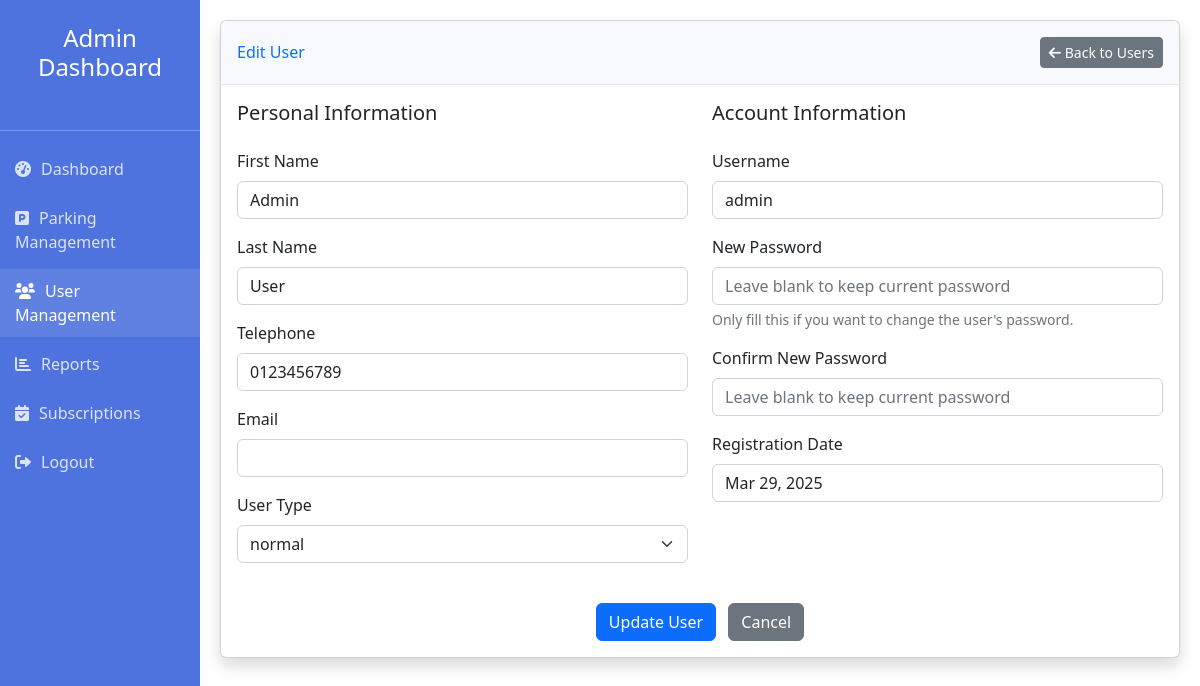
Page /admin/edit_user.php?id=1 (signed in) on the committed database.
### tables this page shows
CREATE TABLE `user` (
  `user_id` int(11) NOT NULL,
  `type_id` int(11) NOT NULL DEFAULT 1,
  `first_name` varchar(100) NOT NULL,
  `last_name` varchar(100) NOT NULL,
  `tel` varchar(20) NOT NULL,
  `created_at` timestamp NOT NULL DEFAULT current_timestamp(),
  `updated_at` timestamp NOT NULL DEFAULT current_timestamp() ON UPDATE current_timestamp()
);

CREATE TABLE `user_types` (
  `type_id` int(11) NOT NULL,
  `type_name` varchar(50) NOT NULL,
  `description` text DEFAULT NULL,
  `created_at` timestamp NOT NULL DEFAULT current_timestamp()
);

### admin/edit_user.php (the view, shortened to what this page needs)
<?php
require_once "../config.php";
$userId = $_GET['id'];
$typesSql = "SELECT * FROM user_types";
$typesResult = mysqli_query($conn, $typesSql);
$userSql = "SELECT u.*, au.username, au.auth_id
            FROM user u
            LEFT JOIN auth_users au ON u.user_id = au.user_id
            WHERE u.user_id = ?";
$stmt = mysqli_prepare($conn, $userSql);
mysqli_stmt_bind_param($stmt, "i", $userId);
mysqli_stmt_execute($stmt);
$userResult = mysqli_stmt_get_result($stmt);
$userData = mysqli_fetch_assoc($userResult);
?>
<!DOCTYPE html>
<html lang="en">
<head>
    <link rel="stylesheet" href="https://cdn.jsdelivr.net/npm/bootstrap@5.2.3/dist/css/bootstrap.min.css">
    <link rel="stylesheet" href="https://cdnjs.cloudflare.com/ajax/libs/font-awesome/6.0.0/css/all.min.css">
</head>
<body>
    <div class="container-fluid">
        <div class="row">
            <div class="col-md-2 sidebar p-0">
                <div class="text-center py-4">
                    <h4>Admin Dashboard</h4>
                </div>
                <hr class="sidebar-divider">
                <ul class="nav flex-column">
                    <li class="nav-item">
                        <a href="dashboard.php">
                            <i class="fas fa-tachometer-alt icon"></i>Dashboard
                        </a>
                    </li>
                    <li class="nav-item">
                        <a href="parking.php">
                            <i class="fas fa-parking icon"></i>Parking Management
                        </a>
                    </li>
                    <li class="nav-item">
                        <a href="users.php" class="active">
                            <i class="fas fa-users icon"></i>User Management
                        </a>
                    </li>
                    <li class="nav-item">
                        <a href="reports.php">
                            <i class="fas fa-chart-bar icon"></i>Reports
                        </a>
                    </li>
                    <li class="nav-item">
                        <a href="subscriptions.php">
                            <i class="fas fa-calendar-check icon"></i>Subscriptions
                        </a>
                    </li>
                    <li class="nav-item">
                        <a href="../logout.php">
                            <i class="fas fa-sign-out-alt icon"></i>Logout
                        </a>
                    </li>
                </ul>
            </div>
            <div class="col-md-10 content">
                <div class="card shadow mb-4">
                    <div class="card-header py-3 d-flex justify-content-between align-items-center">
                        <h6 class="m-0 font-weight-bold text-primary">Edit User</h6>
                        <a href="users.php" class="btn btn-secondary btn-sm">
                            <i class="fas fa-arrow-left"></i> Back to Users
                        </a>
                    </div>
                    <div class="card-body">
                        <form action="" method="POST">
                            <div class="row">
                                <div class="col-md-6">
                                    <h5 class="mb-4">Personal Information</h5>
                                    <div class="mb-3">
                                        <label for="firstName" class="form-label">First Name</label>
                                        <input type="text" class="form-control" id="firstName" name="first_name" value="<?php echo htmlspecialchars($userData['first_name']); ?>" required>
                                    </div>
                                    <div class="mb-3">
                                        <label for="lastName" class="form-label">Last Name</label>
                                        <input type="text" class="form-control" id="lastName" name="last_name" value="<?php echo htmlspecialchars($userData['last_name']); ?>" required>
                                    </div>
                                    <div class="mb-3">
                                        <label for="tel" class="form-label">Telephone</label>
                                        <input type="text" class="form-control" id="tel" name="tel" value="<?php echo htmlspecialchars($userData['tel']); ?>" required>
                                    </div>
                                    <div class="mb-3">
                                        <label for="email" class="form-label">Email</label>
                                        <input type="email" class="form-control" id="email" name="email" value="<?php echo htmlspecialchars($userData['email'] ?? ''); ?>">
                                    </div>
                                    <div class="mb-3">
                                        <label for="typeId" class="form-label">User Type</label>
                                        <select class="form-select" id="typeId" name="type_id" required>
                                            <?php mysqli_data_seek($typesResult, 0); ?>
                                            <?php while($type = mysqli_fetch_assoc($typesResult)): ?>
                                                <option value="<?php echo $type['type_id']; ?>" <?php echo $userData['type_id'] == $type['type_id'] ? 'selected' : ''; ?>>
                                                    <?php echo htmlspecialchars($type['type_name']); ?>
                                                </option>
                                            <?php endwhile; ?>
                                        </select>
                                    </div>
                                </div>
                                <div class="col-md-6">
                                    <h5 class="mb-4">Account Information</h5>
                                    <div class="mb-3">
                                        <label for="username" class="form-label">Username</label>
                                        <input type="text" class="form-control" id="username" name="username" value="<?php echo htmlspecialchars($userData['username']); ?>" required>
                                    </div>
                                    <div class="mb-3">
                                        <label for="newPassword" class="form-label">New Password</label>
                                        <input type="password" class="form-control" id="newPassword" name="new_password" placeholder="Leave blank to keep current password">
                                        <div class="form-text">Only fill this if you want to change the user's password.</div>
                                    </div>
                                    <div class="mb-3">
                                        <label for="confirmPassword" class="form-label">Confirm New Password</label>
                                        <input type="password" class="form-control" id="confirmPassword" name="confirm_password" placeholder="Leave blank to keep current password">
                                    </div>
                                    <div class="mb-3">
                                        <label class="form-label">Registration Date</label>
                                        <input type="text" class="form-control" value="<?php echo date('M d, Y', strtotime($userData['created_at'])); ?>" readonly>
                                    </div>
                                </div>
                            </div>
                            <div class="mt-4 text-center">
                                <button type="submit" class="btn btn-primary">Update User</button>
                                <a href="users.php" class="btn btn-secondary ms-2">Cancel</a>
                            </div>
                        </form>
                    </div>
                </div>
            </div>
        </div>
    </div>
</body>
</html>

### admin/edit_user.php (style rules this page uses)
.sidebar { min-height: 100vh; background-color: #4e73df; color: white; }
.sidebar a { color: rgba(255, 255, 255, 0.8); padding: 10px 15px; text-decoration: none; display: block; transition: all 0.3s; }
.sidebar a:hover, .sidebar a.active { color: white; background-color: rgba(255, 255, 255, 0.1); }
.content { padding: 20px; }
.nav-item { margin-bottom: 5px; }
.icon { margin-right: 10px; }
.card-header { background-color: #f8f9fc; border-bottom: 1px solid #e3e6f0; }

### rows in the picture
user: first_name "Admin", last_name "User", tel "0123456789", type_id "normal", created_at "Mar 29, 2025"
